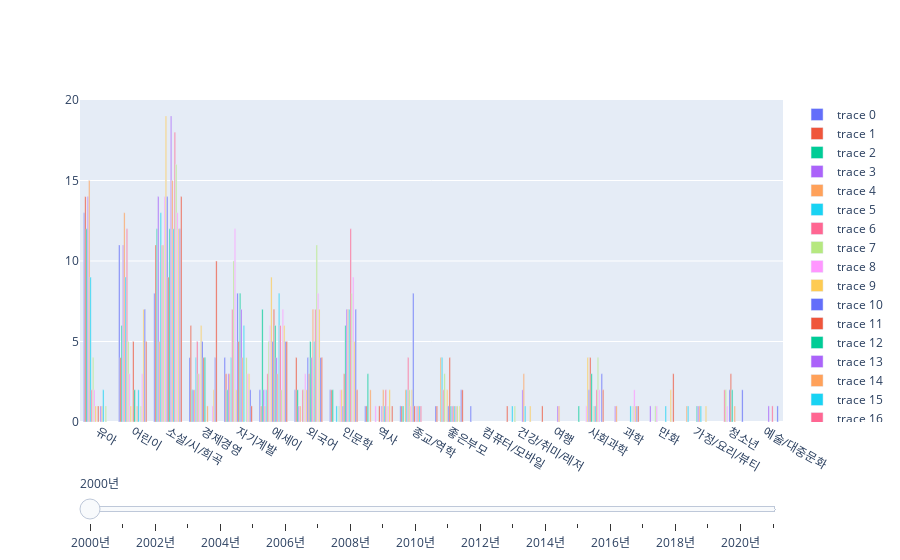

Source (notebook cell):
### Code cell
df = pd.read_excel('bestsellers.xlsx')

df['페이지']= df['페이지'].str.replace("쪽","").astype(int)
df['가격']= df['가격'].str.replace(",","").astype(int)

step_list = [year + 2000 for year in range(22)]


grouped_data = pd.DataFrame()
data=[]
for step in step_list:
    df_query = df.query(f"연도 == {step}")
    grouped_df= df_query.groupby(by=["장르"], as_index=False).size().reset_index().sort_values("size",ascending=False)
    grouped_df_pulish = df_query.groupby(by=["출판사"], as_index=False).size().reset_index().sort_values("size",ascending=False)
    grouped_df["year"] = step
    grouped_df_pulish["year"] = step
    data.append(
        go.Bar(
            x = grouped_df['장르'], 
            y = grouped_df['size'],
        )
    )
    
    grouped_data = pd.concat([grouped_data, grouped_df_pulish])
    
fig = go.Figure(data)

layout = go.Layout(
    xaxis = dict(title=dict(text='연도',font=dict(size=18))),
    yaxis=dict(tickfont=dict(size=14)),
    barmode='stack'
        )

steps = []
for year in range(len(step_list)):
    step = dict(
        method="update",
        args=[{"visible": [False] * len(step_list)}],
        label=str(2000+year) + "년"
    )
    step["args"][0]["visible"][year] = True
    steps.append(step)

sliders = [dict(
    active=0,
    pad={"t": 50},
    steps=steps
)]

fig.update_layout(sliders=sliders)
fig.show()

### Figure 1 — Plotly figure (JSON) as saved in the notebook; plotly's stock layout.template omitted (floating-point values rounded to 4 significant figures)
{"data": [{"type": "bar", "x": ["유아", "어린이", "소설/시/희곡", "경제경영", "자기계발", "에세이", "외국어", "인문학", "역사", "종교/역학", "좋은부모", "컴퓨터/모바일"], "y": [13, 11, 8, 4, 4, 2, 2, 2, 1, 1, 1, 1]}, {"type": "bar", "x": ["유아", "소설/시/희곡", "경제경영", "어린이", "외국어", "자기계발", "인문학", "건강/취미/레저", "에세이", "여행", "역사", "종교/역학", "좋은부모"], "y": [14, 11, 6, 4, 4, 3, 2, 1, 1, 1, 1, 1, 1]}, {"type": "bar", "x": ["소설/시/희곡", "유아", "에세이", "어린이", "역사", "경제경영", "외국어", "인문학", "자기계발", "사회과학", "종교/역학"], "y": [12, 12, 7, 6, 3, 2, 2, 2, 2, 1, 1]}, {"type": "bar", "x": ["소설/시/희곡", "유아", "어린이", "자기계발", "경제경영", "에세이", "과학", "만화", "외국어"], "y": [14, 14, 11, 3, 2, 2, 1, 1, 1]}, {"type": "bar", "x": ["유아", "어린이", "소설/시/희곡", "좋은부모", "자기계발", "경제경영", "역사", "종교/역학", "가정/요리/뷰티", "과학", "에세이", "외국어"], "y": [15, 13, 5, 4, 3, 2, 2, 2, 1, 1, 1, 1]}, {"type": "bar", "x": ["소설/시/희곡", "어린이", "유아", "경제경영", "자기계발", "좋은부모", "에세이", "종교/역학", "가정/요리/뷰티", "건강/취미/레저", "인문학"], "y": [13, 9, 9, 4, 4, 4, 2, 2, 1, 1, 1]}, {"type": "bar", "x": ["어린이", "소설/시/희곡", "자기계발", "경제경영", "종교/역학", "에세이", "외국어", "유아", "좋은부모", "청소년"], "y": [12, 11, 7, 5, 4, 3, 2, 2, 2, 2]}, {"type": "bar", "x": ["소설/시/희곡", "자기계발", "어린이", "에세이", "유아", "경제경영", "좋은부모", "외국어", "종교/역학", "청소년", "건강/취미/레저", "만화", "인문학"], "y": [11, 10, 5, 5, 4, 3, 3, 2, 2, 2, 1, 1, 1]}, {"type": "bar", "x": ["소설/시/희곡", "자기계발", "에세이", "경제경영", "어린이", "외국어", "유아", "인문학", "만화", "사회과학", "역사", "종교/역학", "청소년"], "y": [14, 12, 6, 3, 3, 3, 2, 2, 1, 1, 1, 1, 1]}, {"type": "bar", "x": ["소설/시/희곡", "에세이", "경제경영", "사회과학", "외국어", "인문학", "자기계발", "종교/역학", "좋은부모", "어린이", "유아"], "y": [19, 9, 6, 4, 2, 2, 2, 2, 2, 1, 1]}, {"type": "bar", "x": ["소설/시/희곡", "자기계발", "종교/역학", "경제경영", "에세이", "외국어", "사회과학", "청소년", "인문학", "좋은부모"], "y": [14, 8, 8, 5, 5, 4, 2, 2, 1, 1]}, {"type": "bar", "x": ["소설/시/희곡", "에세이", "어린이", "자기계발", "경제경영", "사회과학", "좋은부모", "외국어", "인문학", "청소년", "역사", "유아", "종교/역학"], "y": [9, 7, 5, 5, 4, 4, 4, 3, 3, 3, 1, 1, 1]}, {"type": "bar", "x": ["소설/시/희곡", "자기계발", "에세이", "인문학", "외국어", "경제경영", "사회과학", "어린이", "청소년", "가정/요리/뷰티", "좋은부모"], "y": [12, 8, 6, 6, 5, 4, 3, 2, 2, 1, 1]}, {"type": "bar", "x": ["소설/시/희곡", "인문학", "자기계발", "에세이", "외국어", "건강/취미/레저", "가정/요리/뷰티", "여행", "역사", "예술/대중문화", "유아", "종교/역학", "좋은부모"], "y": [19, 7, 7, 4, 4, 2, 1, 1, 1, 1, 1, 1, 1]}, {"type": "bar", "x": ["소설/시/희곡", "외국어", "인문학", "자기계발", "건강/취미/레저", "에세이", "역사", "가정/요리/뷰티", "경제경영", "사회과학", "어린이", "여행", "유아", "종교/역학", "좋은부모", "청소년"], "y": [15, 7, 7, 4, 3, 3, 2, 1, 1, 1, 1, 1, 1, 1, 1, 1]}, {"type": "bar", "x": ["소설/시/희곡", "에세이", "인문학", "자기계발", "외국어", "어린이", "유아", "가정/요리/뷰티", "건강/취미/레저", "과학", "만화", "사회과학", "역사", "종교/역학", "좋은부모"], "y": [12, 8, 7, 6, 5, 2, 2, 1, 1, 1, 1, 1, 1, 1, 1]}, {"type": "bar", "x": ["소설/시/희곡", "인문학", "외국어", "에세이", "사회과학", "역사", "예술/대중문화", "종교/역학", "좋은부모"], "y": [18, 12, 7, 6, 2, 2, 1, 1, 1]}, {"type": "bar", "x": ["소설/시/희곡", "외국어", "인문학", "사회과학", "자기계발", "에세이", "과학", "어린이", "역사", "유아", "좋은부모"], "y": [16, 11, 8, 4, 4, 2, 1, 1, 1, 1, 1]}, {"type": "bar", "x": ["소설/시/희곡", "인문학", "외국어", "에세이", "어린이", "자기계발", "과학", "사회과학", "경제경영", "역사"], "y": [13, 9, 8, 7, 3, 3, 2, 2, 1, 1]}, {"type": "bar", "x": ["소설/시/희곡", "어린이", "외국어", "에세이", "인문학", "자기계발", "경제경영", "만화", "역사", "가정/요리/뷰티", "건강/취미/레저", "과학", "좋은부모"], "y": [12, 7, 7, 6, 5, 3, 2, 2, 2, 1, 1, 1, 1]}, {"type": "bar", "x": ["소설/시/희곡", "어린이", "인문학", "에세이", "경제경영", "외국어", "사회과학", "자기계발", "좋은부모", "청소년", "과학", "예술/대중문화"], "y": [12, 7, 7, 5, 4, 4, 3, 2, 2, 2, 1, 1]}, {"type": "bar", "x": ["소설/시/희곡", "경제경영", "어린이", "에세이", "외국어", "만화", "사회과학", "인문학", "좋은부모", "과학", "역사", "자기계발"], "y": [14, 10, 5, 5, 4, 3, 2, 2, 2, 1, 1, 1]}], "layout": {"sliders": [{"active": 0, "pad": {"t": 50}, "steps": [{"args": [{"visible": [true, false, false, false, false, false, false, false, false, false, false, false, false, false, false, false, false, false, false, false, false, false]}], "label": "2000년", "method": "update"}, {"args": [{"visible": [false, true, false, false, false, false, false, false, false, false, false, false, false, false, false, false, false, false, false, false, false, false]}], "label": "2001년", "method": "update"}, {"args": [{"visible": [false, false, true, false, false, false, false, false, false, false, false, false, false, false, false, false, false, false, false, false, false, false]}], "label": "2002년", "method": "update"}, {"args": [{"visible": [false, false, false, true, false, false, false, false, false, false, false, false, false, false, false, false, false, false, false, false, false, false]}], "label": "2003년", "method": "update"}, {"args": [{"visible": [false, false, false, false, true, false, false, false, false, false, false, false, false, false, false, false, false, false, false, false, false, false]}], "label": "2004년", "method": "update"}, {"args": [{"visible": [false, false, false, false, false, true, false, false, false, false, false, false, false, false, false, false, false, false, false, false, false, false]}], "label": "2005년", "method": "update"}, {"args": [{"visible": [false, false, false, false, false, false, true, false, false, false, false, false, false, false, false, false, false, false, false, false, false, false]}], "label": "2006년", "method": "update"}, {"args": [{"visible": [false, false, false, false, false, false, false, true, false, false, false, false, false, false, false, false, false, false, false, false, false, false]}], "label": "2007년", "method": "update"}, {"args": [{"visible": [false, false, false, false, false, false, false, false, true, false, false, false, false, false, false, false, false, false, false, false, false, false]}], "label": "2008년", "method": "update"}, {"args": [{"visible": [false, false, false, false, false, false, false, false, false, true, false, false, false, false, false, false, false, false, false, false, false, false]}], "label": "2009년", "method": "update"}, {"args": [{"visible": [false, false, false, false, false, false, false, false, false, false, true, false, false, false, false, false, false, false, false, false, false, false]}], "label": "2010년", "method": "update"}, {"args": [{"visible": [false, false, false, false, false, false, false, false, false, false, false, true, false, false, false, false, false, false, false, false, false, false]}], "label": "2011년", "method": "update"}, {"args": [{"visible": [false, false, false, false, false, false, false, false, false, false, false, false, true, false, false, false, false, false, false, false, false, false]}], "label": "2012년", "method": "update"}, {"args": [{"visible": [false, false, false, false, false, false, false, false, false, false, false, false, false, true, false, false, false, false, false, false, false, false]}], "label": "2013년", "method": "update"}, {"args": [{"visible": [false, false, false, false, false, false, false, false, false, false, false, false, false, false, true, false, false, false, false, false, false, false]}], "label": "2014년", "method": "update"}, {"args": [{"visible": [false, false, false, false, false, false, false, false, false, false, false, false, false, false, false, true, false, false, false, false, false, false]}], "label": "2015년", "method": "update"}, {"args": [{"visible": [false, false, false, false, false, false, false, false, false, false, false, false, false, false, false, false, true, false, false, false, false, false]}], "label": "2016년", "method": "update"}, {"args": [{"visible": [false, false, false, false, false, false, false, false, false, false, false, false, false, false, false, false, false, true, false, false, false, false]}], "label": "2017년", "method": "update"}, {"args": [{"visible": [false, false, false, false, false, false, false, false, false, false, false, false, false, false, false, false, false, false, true, false, false, false]}], "label": "2018년", "method": "update"}, {"args": [{"visible": [false, false, false, false, false, false, false, false, false, false, false, false, false, false, false, false, false, false, false, true, false, false]}], "label": "2019년", "method": "update"}, {"args": [{"visible": [false, false, false, false, false, false, false, false, false, false, false, false, false, false, false, false, false, false, false, false, true, false]}], "label": "2020년", "method": "update"}, {"args": [{"visible": [false, false, false, false, false, false, false, false, false, false, false, false, false, false, false, false, false, false, false, false, false, true]}], "label": "2021년", "method": "update"}]}]}}
